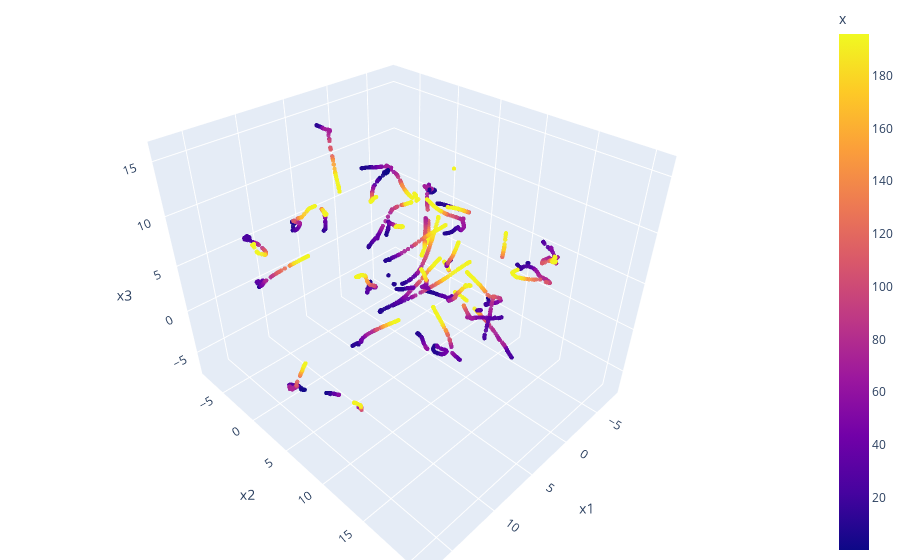

Notebook code cell kept with this figure:
### Code cell
fig = px.scatter_3d(df, x='x1', y='x2', z='x3',
              color='x', opacity=0.9)

fig.update_traces(marker_size=1.5)

# tight layout
fig.update_layout(margin=dict(l=0, r=0, b=0, t=0))
fig.show()

### Figure 1 — Plotly figure (JSON) as saved in the notebook; plotly's stock layout.template omitted (floating-point values rounded to 4 significant figures; data arrays with more than 128 entries replaced by an {"elided": "..."} marker saying what was removed)
{"data": [{"hovertemplate": "x1=%{x}<br>x2=%{y}<br>x3=%{z}<br>x=%{marker.color}<extra></extra>", "legendgroup": "", "marker": {"color": {"elided": "2684 float values"}, "coloraxis": "coloraxis", "opacity": 0.9, "size": 1.5, "symbol": "circle"}, "mode": "markers", "name": "", "scene": "scene", "showlegend": false, "type": "scatter3d", "x": {"elided": "2684 float values"}, "y": {"elided": "2684 float values"}, "z": {"elided": "2684 float values"}}], "layout": {"coloraxis": {"colorbar": {"title": {"text": "x"}}, "colorscale": [[0, "#0d0887"], [0.1111, "#46039f"], [0.2222, "#7201a8"], [0.3333, "#9c179e"], [0.4444, "#bd3786"], [0.5556, "#d8576b"], [0.6667, "#ed7953"], [0.7778, "#fb9f3a"], [0.8889, "#fdca26"], [1, "#f0f921"]]}, "legend": {"tracegroupgap": 0}, "margin": {"b": 0, "l": 0, "r": 0, "t": 0}, "scene": {"domain": {"x": [0, 1], "y": [0, 1]}, "xaxis": {"title": {"text": "x1"}}, "yaxis": {"title": {"text": "x2"}}, "zaxis": {"title": {"text": "x3"}}}}}
